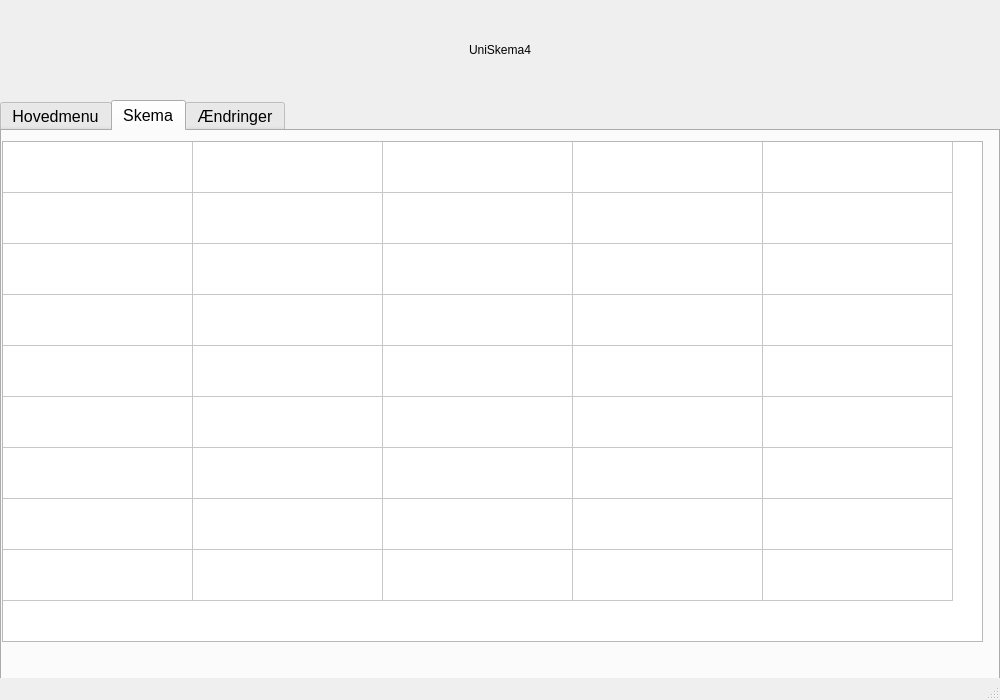
<?xml version="1.0" encoding="UTF-8"?>
<ui version="4.0">
 <class>MainWindow</class>
 <widget class="QMainWindow" name="MainWindow">
  <property name="geometry">
   <rect>
    <x>0</x>
    <y>0</y>
    <width>1000</width>
    <height>700</height>
   </rect>
  </property>
  <property name="sizePolicy">
   <sizepolicy hsizetype="Fixed" vsizetype="Fixed">
    <horstretch>0</horstretch>
    <verstretch>0</verstretch>
   </sizepolicy>
  </property>
  <property name="minimumSize">
   <size>
    <width>1000</width>
    <height>700</height>
   </size>
  </property>
  <property name="maximumSize">
   <size>
    <width>1000</width>
    <height>700</height>
   </size>
  </property>
  <property name="windowTitle">
   <string>MainWindow</string>
  </property>
  <widget class="QWidget" name="centralwidget">
   <widget class="QTabWidget" name="tabWidget">
    <property name="geometry">
     <rect>
      <x>0</x>
      <y>100</y>
      <width>1000</width>
      <height>600</height>
     </rect>
    </property>
    <property name="styleSheet">
     <string notr="true">font-size:16px;</string>
    </property>
    <property name="currentIndex">
     <number>1</number>
    </property>
    <widget class="QWidget" name="tab">
     <attribute name="title">
      <string>Hovedmenu</string>
     </attribute>
    </widget>
    <widget class="QWidget" name="tab_3">
     <attribute name="title">
      <string>Skema</string>
     </attribute>
     <widget class="QTableWidget" name="tableWidget_2">
      <property name="geometry">
       <rect>
        <x>0</x>
        <y>10</y>
        <width>981</width>
        <height>501</height>
       </rect>
      </property>
      <property name="maximumSize">
       <size>
        <width>1000</width>
        <height>600</height>
       </size>
      </property>
      <property name="styleSheet">
       <string notr="true"/>
      </property>
      <attribute name="horizontalHeaderVisible">
       <bool>false</bool>
      </attribute>
      <attribute name="horizontalHeaderMinimumSectionSize">
       <number>190</number>
      </attribute>
      <attribute name="horizontalHeaderDefaultSectionSize">
       <number>190</number>
      </attribute>
      <attribute name="horizontalHeaderStretchLastSection">
       <bool>false</bool>
      </attribute>
      <attribute name="verticalHeaderVisible">
       <bool>false</bool>
      </attribute>
      <attribute name="verticalHeaderCascadingSectionResizes">
       <bool>false</bool>
      </attribute>
      <attribute name="verticalHeaderMinimumSectionSize">
       <number>51</number>
      </attribute>
      <attribute name="verticalHeaderDefaultSectionSize">
       <number>51</number>
      </attribute>
      <attribute name="verticalHeaderHighlightSections">
       <bool>false</bool>
      </attribute>
      <attribute name="verticalHeaderShowSortIndicator" stdset="0">
       <bool>false</bool>
      </attribute>
      <attribute name="verticalHeaderStretchLastSection">
       <bool>false</bool>
      </attribute>
      <row>
       <property name="text">
        <string>8</string>
       </property>
      </row>
      <row>
       <property name="text">
        <string>9</string>
       </property>
      </row>
      <row>
       <property name="text">
        <string>10</string>
       </property>
      </row>
      <row>
       <property name="text">
        <string>11</string>
       </property>
      </row>
      <row>
       <property name="text">
        <string>12</string>
       </property>
      </row>
      <row>
       <property name="text">
        <string>13</string>
       </property>
      </row>
      <row>
       <property name="text">
        <string>14</string>
       </property>
      </row>
      <row>
       <property name="text">
        <string>15</string>
       </property>
      </row>
      <row>
       <property name="text">
        <string>16</string>
       </property>
      </row>
      <column>
       <property name="text">
        <string>Mandag</string>
       </property>
      </column>
      <column>
       <property name="text">
        <string>Tirsdag</string>
       </property>
      </column>
      <column>
       <property name="text">
        <string>Onsdag</string>
       </property>
      </column>
      <column>
       <property name="text">
        <string>Torsdag</string>
       </property>
      </column>
      <column>
       <property name="text">
        <string>Fredag</string>
       </property>
      </column>
     </widget>
    </widget>
    <widget class="QWidget" name="tab_2">
     <attribute name="title">
      <string>Ændringer</string>
     </attribute>
     <widget class="QTableWidget" name="tableWidget">
      <property name="geometry">
       <rect>
        <x>3</x>
        <y>40</y>
        <width>990</width>
        <height>481</height>
       </rect>
      </property>
      <property name="maximumSize">
       <size>
        <width>1000</width>
        <height>600</height>
       </size>
      </property>
      <property name="styleSheet">
       <string notr="true"/>
      </property>
      <column>
       <property name="text">
        <string>Mandag</string>
       </property>
      </column>
      <column>
       <property name="text">
        <string>Tirsdag</string>
       </property>
      </column>
      <column>
       <property name="text">
        <string>Onsdag</string>
       </property>
      </column>
      <column>
       <property name="text">
        <string>Torsdag</string>
       </property>
      </column>
      <column>
       <property name="text">
        <string>Fredag</string>
       </property>
      </column>
     </widget>
     <widget class="QLabel" name="label_2">
      <property name="geometry">
       <rect>
        <x>10</x>
        <y>10</y>
        <width>221</width>
        <height>16</height>
       </rect>
      </property>
      <property name="text">
       <string>TextLabel</string>
      </property>
     </widget>
     <widget class="QPushButton" name="pushButton">
      <property name="geometry">
       <rect>
        <x>870</x>
        <y>10</y>
        <width>75</width>
        <height>24</height>
       </rect>
      </property>
      <property name="text">
       <string>PushButton</string>
      </property>
     </widget>
    </widget>
   </widget>
   <widget class="QLabel" name="label">
    <property name="geometry">
     <rect>
      <x>0</x>
      <y>0</y>
      <width>1000</width>
      <height>100</height>
     </rect>
    </property>
    <property name="styleSheet">
     <string notr="true">font: 500 30pt;</string>
    </property>
    <property name="text">
     <string>UniSkema4</string>
    </property>
    <property name="alignment">
     <set>Qt::AlignCenter</set>
    </property>
   </widget>
  </widget>
  <widget class="QMenuBar" name="menubar">
   <property name="geometry">
    <rect>
     <x>0</x>
     <y>0</y>
     <width>1000</width>
     <height>22</height>
    </rect>
   </property>
  </widget>
  <widget class="QStatusBar" name="statusbar"/>
 </widget>
 <resources/>
 <connections/>
</ui>
